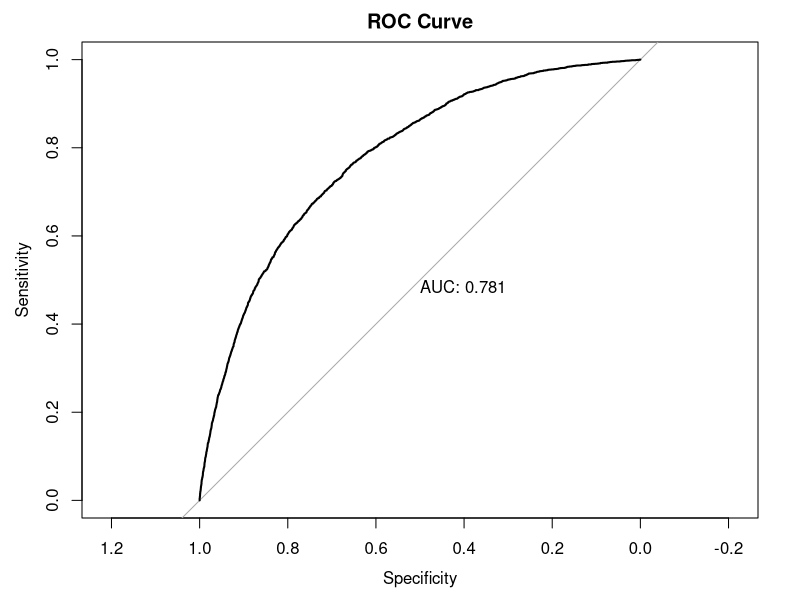
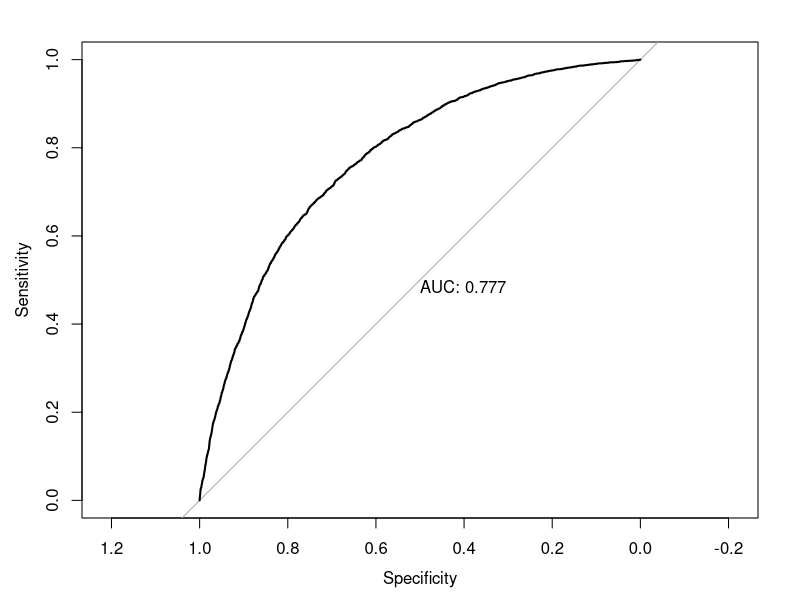
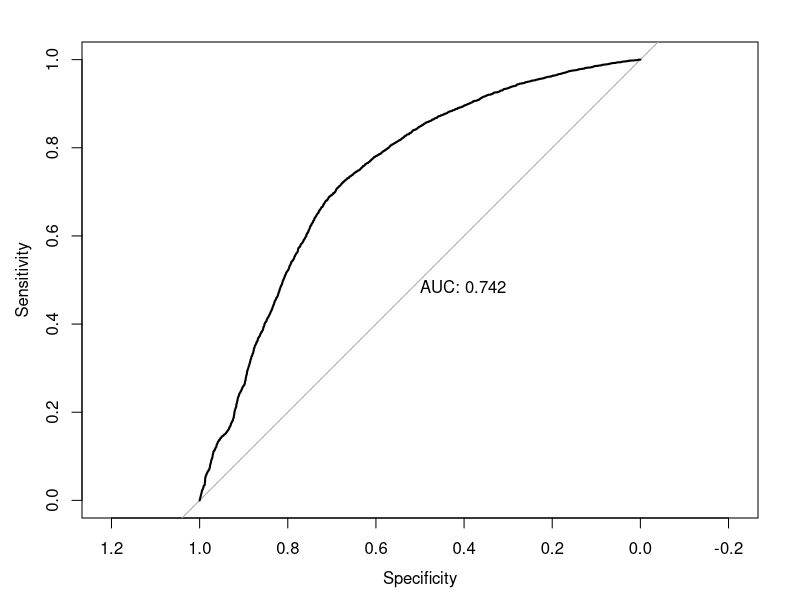

Recreate these plots in R, in order.
## ---- chunk 1
library(MASS)
library(pROC)
library(tidyverse)
library(caret)
library(ggplot2)

sig_var <- read.csv("Data_files/sig_var.csv")
## ---- chunk 2
set.seed(1)
trainIndex <- createDataPartition(sig_var$churn, p=.8, list=FALSE)
train_set <- sig_var[trainIndex,]
test_set <- sig_var[-trainIndex,]
## ---- chunk 3
set.seed(222)
### Fit Logistic Regression model
log.fit <- glm(churn ~ ., data = train_set, family = "binomial")

log.pred <- predict.glm(log.fit, newdata = test_set, type = 'response')

log.pred.cat <- ifelse(log.pred > .5, 1, 0)

#Confusion Matrix
log_cm <- confusionMatrix(table(Predicted = log.pred.cat, Actual = test_set$churn), positive="1")
log_cm


# Create a ROC curve object
log_roc <- roc(response = test_set$churn, predictor = log.pred)

# Plot the ROC curve
plot(log_roc, main = "ROC Curve", print.auc = TRUE)
## ---- chunk 4
set.seed(222)
### Fit LDA model
lda.fit <- lda(churn ~ ., data = train_set)

lda.pred <- predict(lda.fit, newdata = test_set)

#Confusion Matrix
lda_cm <- confusionMatrix(table(Predicted = lda.pred$class, Actual = test_set$churn), positive="1")
lda_cm

# levels = c(0, 1), direction = "<"
# Plot the ROC curve
lda_roc <- roc(test_set$churn ~ lda.pred$posterior[,2],plot=T,print.auc=T, levels = c(0, 1), direction = "<")
## ---- chunk 5
set.seed(222)
### Fit QDA model
qda.fit <- qda(churn ~ ., data = train_set)

qda.pred <- predict(qda.fit, newdata = test_set)

#Confusion Matrix
qda.cm <- confusionMatrix(table(Predicted = qda.pred$class, Actual = test_set$churn), positive="1")
qda.cm

# Plot the ROC curve
qda_roc <- roc(test_set$churn ~ qda.pred$posterior[,2],plot=T,print.auc=T, levels = c(0, 1), direction = "<")
